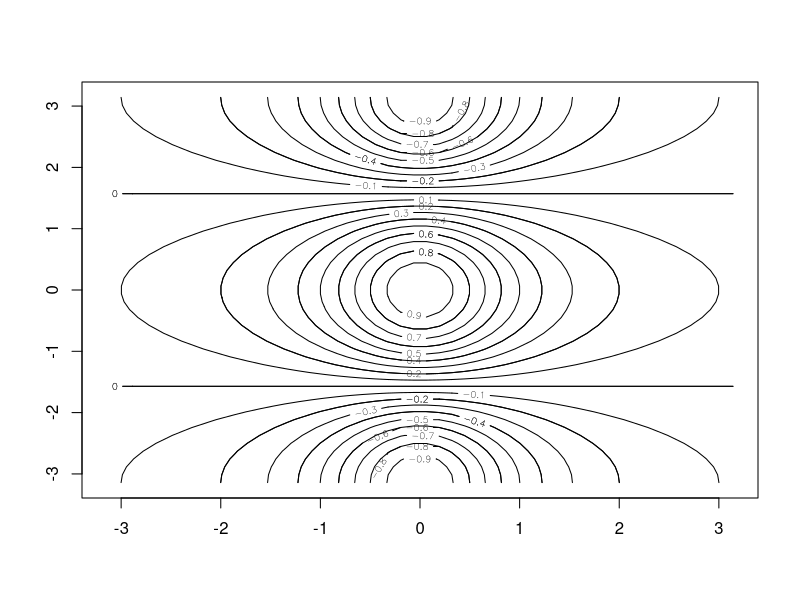
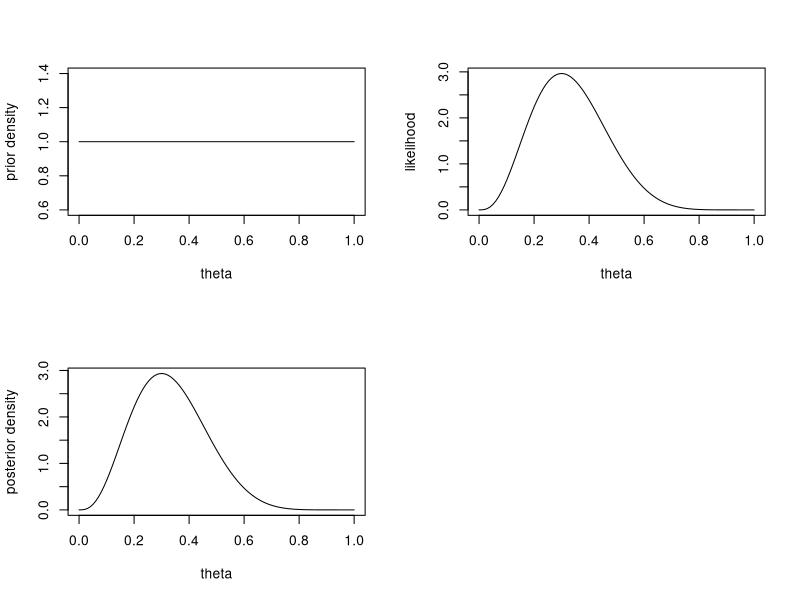
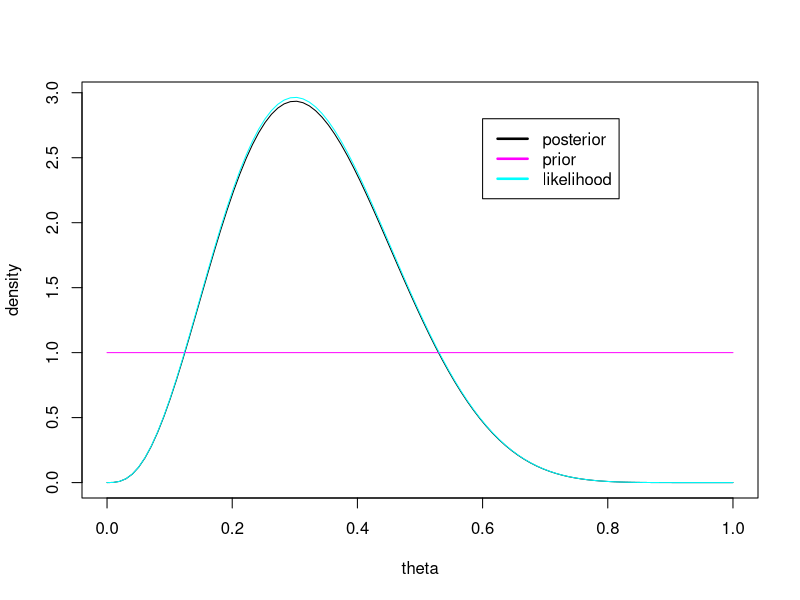
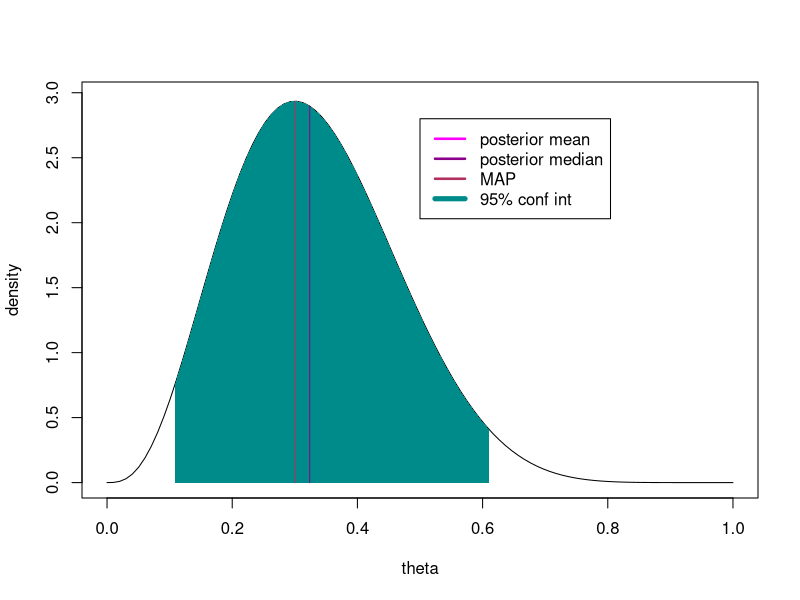
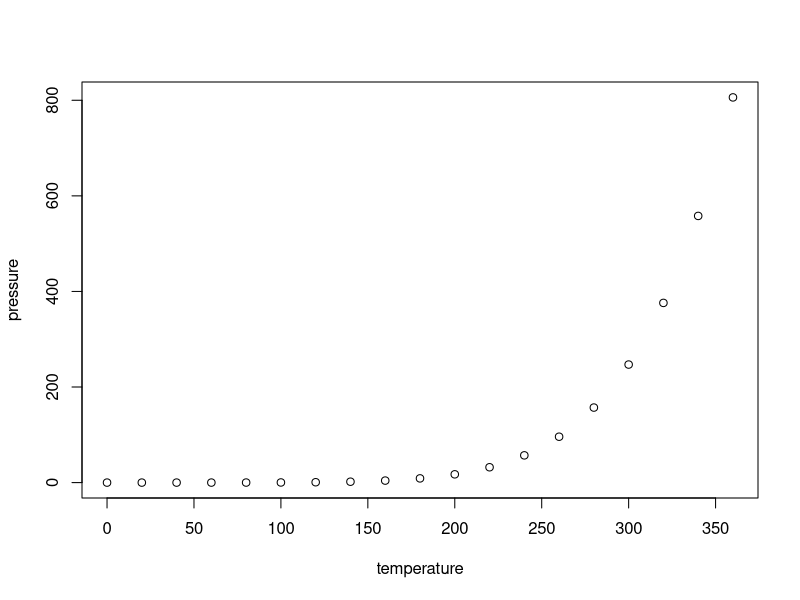

R code for these plots, in order:
## ---- chunk 1
knitr::opts_chunk$set(echo = TRUE)
## ---- chunk 2
x <- seq(-pi, pi, len=50)
y <- x
f <- outer(x,y,function(x,y) cos(y)/(1+x^2))
contour(x,y,f)
contour(x,y,f,nlevels=15, add=TRUE)
## ---- chunk 3
# alpha, beta = 1
alpha = 1
beta = 1
# 문제에서 주어진 조건
n = 10
x = 3

# vector calculation
# 모형에서 확률변수의 분포를 결정할 수 있는 모수값을 theta로 표현
theta = seq(from=0, to=1, length=100)
# 데이터가 없는 상태의 사전분포함수 표현 - pdf
prior.den = dbeta(theta, alpha, beta)
# 데이터가 있는 상태의 사후분포함수 표현 - pdf
post.den = dbeta(theta, alpha+x, beta+n-x)
# theta값의 변화에 다른 우도값 벡터
likelihood = dbinom(x, size=n, prob=theta)
# 우도값을 백분율로 표현
likelihood = 100*likelihood/sum(likelihood)

# plot : theta값에 따른 사전분포, 우도, 사후분포 변화를 각각의 척도에 따른 별도 그래프로 표현
par(mfrow=c(2,2))
plot(theta, prior.den, type='l', ylab='prior density')
plot(theta, likelihood, type='l', ylab='likelihood')
plot(theta, post.den, type='l', ylab='posterior density')
par(mfrow=c(1,1))

# plot2 : theta값에 따른 사전분포, 우도, 사후분포 변화를 단일 척도에 다른 하나의 그래프로 표현
ymax = max(prior.den, likelihood, post.den)
plot(theta, post.den, type='l', ylab='density', ylim=c(0,ymax))
lines(theta, prior.den, col='magenta')
lines(theta, likelihood, col='cyan')
legend(0.6, 2.8, c('posterior','prior','likelihood'), lty = c(1,1,1),
       lwd=c(2.5, 2.5), col=c('black','magenta','cyan'))
## ---- chunk 4
# 추정
post.summary=numeric(6)
names(post.summary) = c('post mean', 'post median', 'MAP', 'post sd', '2.5%', '97.5%')
post.summary['post mean'] = (alpha+x)/(alpha+beta)
post.summary['post median'] = qbeta(0.5, alpha+x, beta+n-x)
post.summary['MAP'] = (alpha+x-1)/(alpha+beta+n-2)
post.summary['post sd'] = sqrt((alpha+x)*(beta+n-x)/((alpha+beta+n)^2*(alpha+beta+n+1)))
post.summary['2.5%'] = qbeta(0.025, alpha+x, beta+n-x)
post.summary['97.5%'] = qbeta(0.975, alpha+x, beta+n-x)
post.summary

# plot
plot(theta, post.den, type='l', ylab='density', ylim=c(0,ymax))
xpts1 = seq(f=post.summary['2.5%'], t=post.summary['97.5%'], len=100)
xpts = c(xpts1, xpts1[100:1])
ypts1 = dbeta(xpts1, alpha+x, beta+n-x)
ypts = c(rep(0,100), ypts1[100:1])
polygon(x=xpts, y=ypts, col='cyan4', border=NA, fillOddEven=T)
lines(x=rep(post.summary['post mean'], 2),
      y = c(0, dbeta(post.summary['post mean'], alpha+x, beta+n-x)),
      col='magenta')
lines(x=rep(post.summary['post median'], 2),
      y = c(0, dbeta(post.summary['post median'], alpha+x, beta+n-x)),
      col='magenta4')
lines(x=rep(post.summary['MAP'], 2),
      y=c(0, dbeta(post.summary['MAP'], alpha+x, beta+n-x)), 
      col='maroon')
legend(0.5, 2.8, c('posterior mean', 'posterior median', 'MAP', '95% conf int'),
       lty=c(1,1,1,1), lwd=c(2.5, 2.5, 2.5, 5),
       col=c('magenta', 'magenta4', 'maroon', 'cyan4'))
## ---- chunk 5
plot(pressure)
